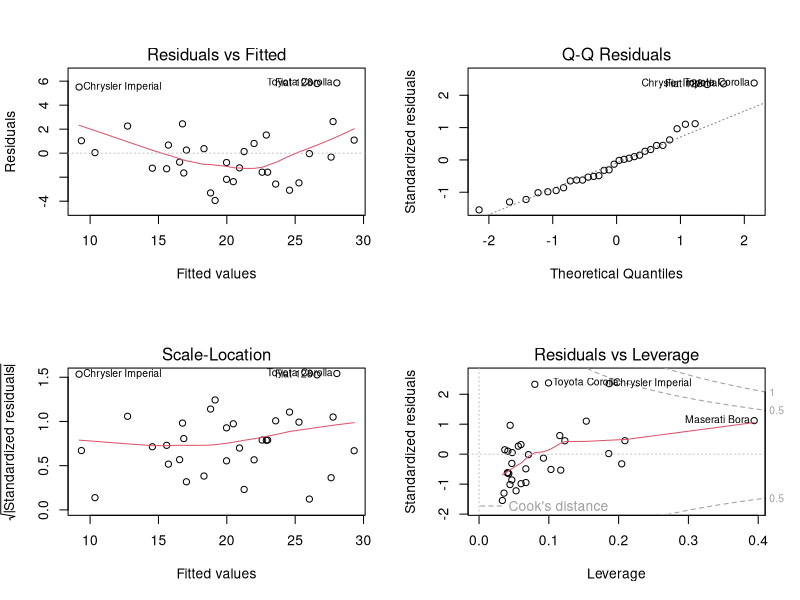
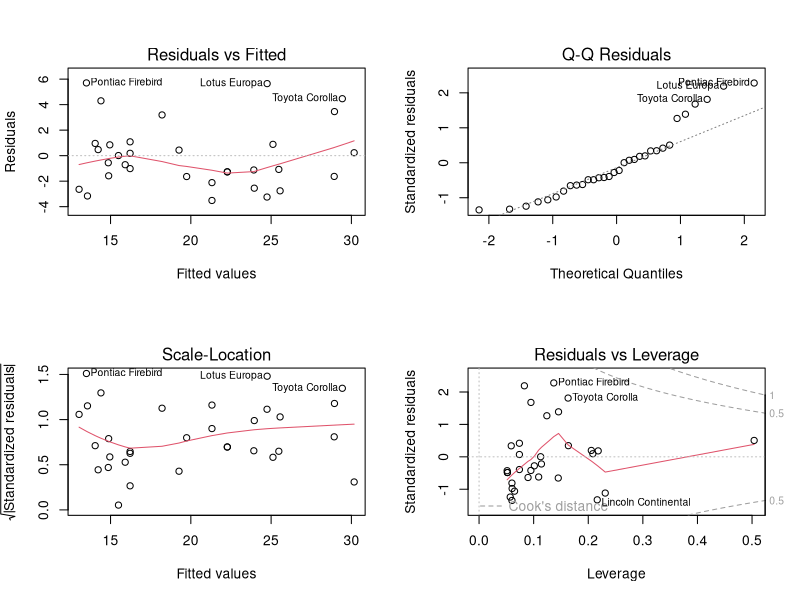
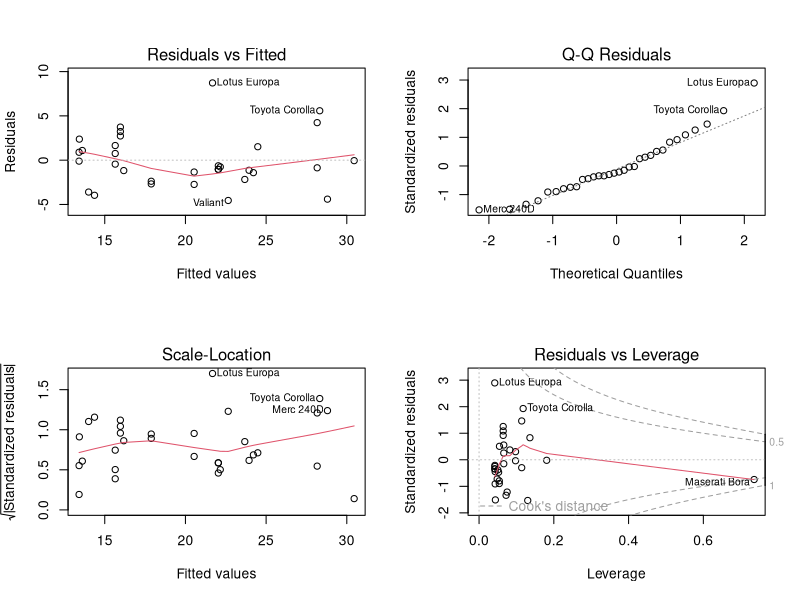

The R script that drew these images, in order:

# Fuel Efficiency Analysis
# Multivariate Linear Regression (Instructor)
# More than one regressor

# fit the univariate model
lm_univariate = lm(mpg ~ hp, data=mtcars)

# fit a linear model of horsepower and weight on mpg
lm_multivariate = lm(mpg ~ hp + wt, data=mtcars)

# see the details of the model
summary(lm_multivariate)

# do an F-test comparing the univariate model to the multivariate one
anova(lm_multivariate, lm_univariate)

# show the diagnostic plots
par(mfrow=c(2, 2))
plot(lm_multivariate)

# fit a linear model of every varialble on mpg
lm_kitchen = lm(mpg ~ ., data=mtcars)

# see the details of the model
summary(lm_kitchen)

# do an F-test comparing the kitchen sink to the multivariate model
anova(lm_kitchen, lm_multivariate)

# fit a linear model of horsepower, displacement and their interaction on mpg
lm_interaction = lm(mpg ~ hp * disp, data=mtcars)

# see the details of the model
summary(lm_interaction)

# do an F-test comparing the model to the multivariate one
anova(lm_interaction, lm_multivariate)

# do an F-test comparing the model to the univariate one
anova(lm_interaction, lm_univariate)

# show the diagnostic plots
par(mfrow=c(2, 2))
plot(lm_interaction)

# fit the model regressing horsepower and it square on mpg
lm_quadratic = lm(mpg ~ poly(hp, 2), data=mtcars)

# show some details of the quadratic model
summary(lm_quadratic)

# use an F-test to compare the univariate and quadratic models
anova(lm_quadratic, lm_univariate)

# fit the cubic model of horsepower on mpg
lm_cubic = lm(mpg ~ poly(hp, 3), data=mtcars)

summary(lm_cubic)

# use an F-test to compare the cubic and quadratic models
anova(lm_cubic, lm_quadratic)

# show the diagnostic plots for the quadratic model
par(mfrow=c(2, 2))
plot(lm_quadratic)

